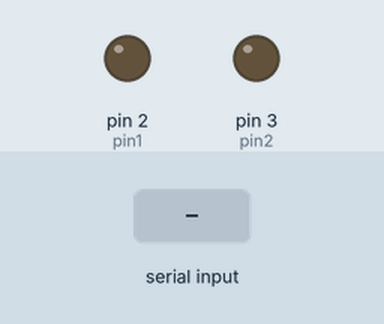
Simulated run of this sketch. Board: Arduino Uno, built with avr-gcc and run on an emulated ATmega328P. Shown: output pins drawn as LEDs (lit = HIGH). The inputs (shaded band) are chosen by the test bench. What the sketch prints to the serial monitor is not drawn.

Above: at 1.2 s.
1.3 s: "1" received over Serial
At 2.2 s:
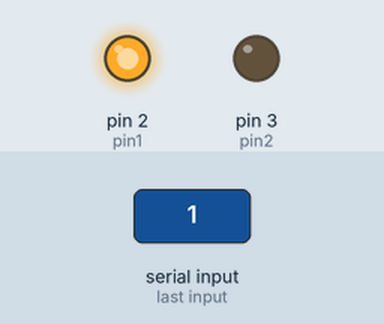
2.8 s: "2" received over Serial
At 3.4 s:
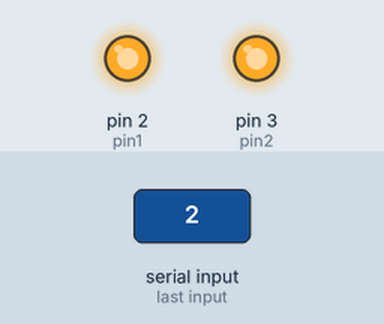
4.3 s: "0" received over Serial
At 5.5 s:
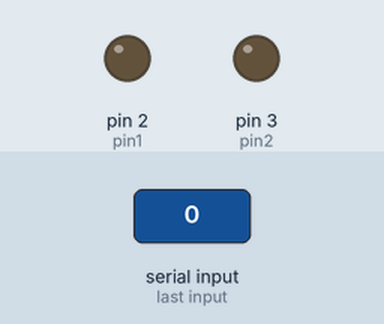
5.8 s: "2" received over Serial
At 6.9 s:
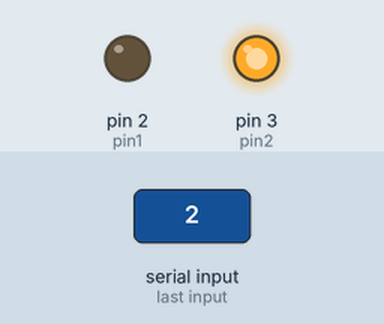
Timing chart, 0 to 8.3 s (numbered marks = the images above; inputs shaded):
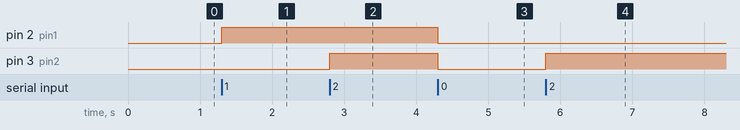

The sketch:

led_onoff.ino
```cpp
char serialData;
int pin1=2;
int pin2=3;

void setup(){
  pinMode(pin1, OUTPUT);
  pinMode(pin2, OUTPUT);
  Serial.begin(9600);
  digitalWrite(pin1, LOW);
  digitalWrite(pin2, LOW);
  }

// loop runs over and over again
void loop(){
  if(Serial.available()>0){

      serialData = Serial.read();
      Serial.print(serialData);


     if(serialData == '1'){
      digitalWrite(pin1, HIGH);
      }
     else if(serialData == '2'){
      digitalWrite(pin2, HIGH);
      }
     else if(serialData == '0'){
      digitalWrite(pin1, LOW);
      digitalWrite(pin2, LOW);
      }
  }
}
```

Measured:
- after the input at 1.3 s, pin 2 (pin1): LOW → HIGH at once
- after the input at 2.8 s, pin 3 (pin2): LOW → HIGH at once
- after the input at 4.3 s, pin 2 (pin1), pin 3 (pin2): HIGH → LOW at once
- after the input at 5.8 s, pin 3 (pin2): LOW → HIGH at once
